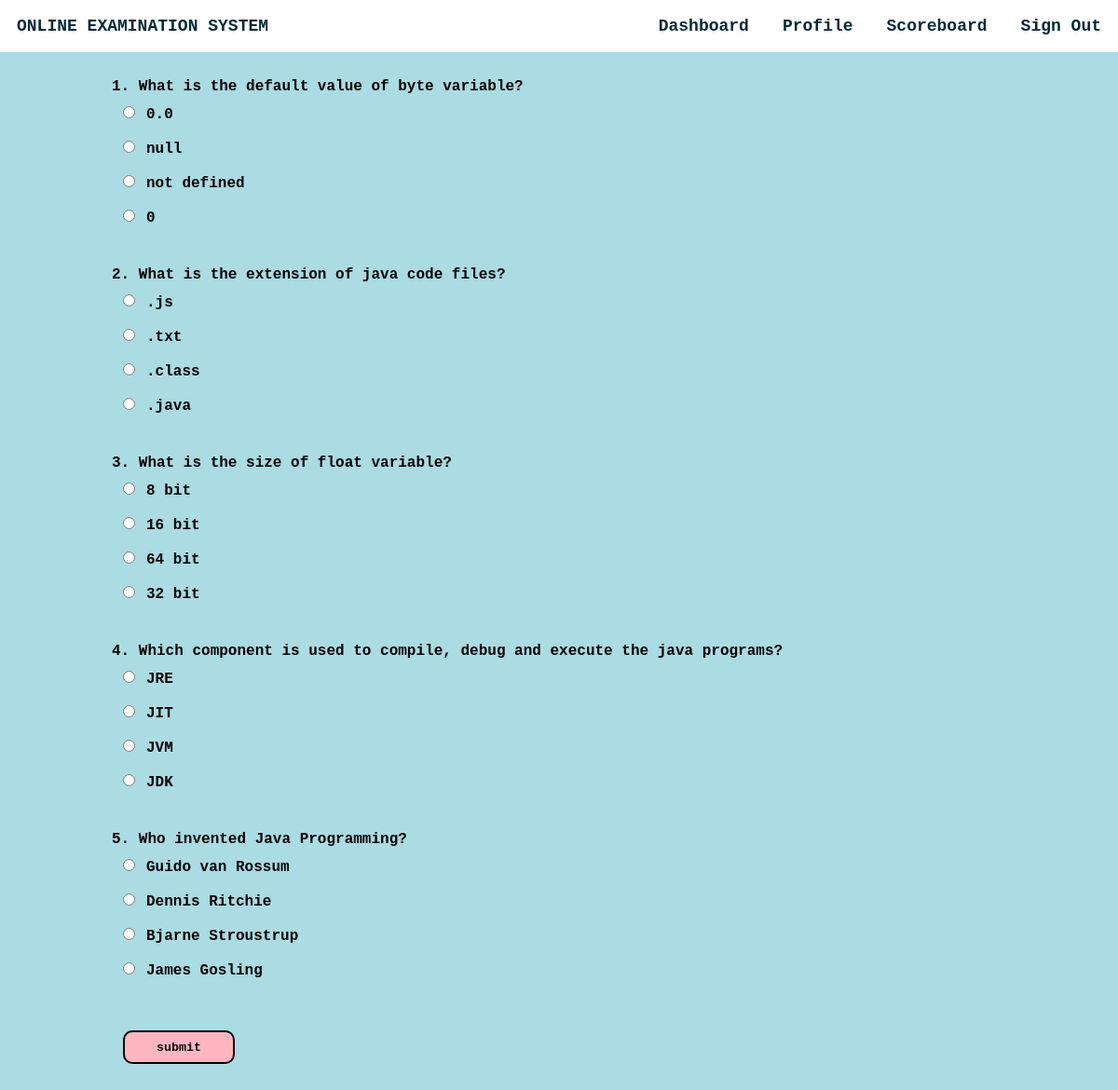
Screenshot of /takeq.php?qid=200 (signed in) with the database file from the repository.
### tables this page shows
CREATE TABLE IF NOT EXISTS `questions` (
  `qs` varchar(200) NOT NULL,
  `op1` varchar(30) NOT NULL,
  `op2` varchar(30) NOT NULL,
  `op3` varchar(30) NOT NULL,
  `answer` varchar(30) NOT NULL,
  `quizid` int(11) NOT NULL,
  UNIQUE KEY `qs` (`qs`)
);

### takeq.php (the view, shortened to what this page needs)
<html>
<head>
</head>
<?php
                $conn = mysqli_connect("localhost", "root", "", "project");if (!$conn) {
    echo "<script>alert(\"Database error retry after some time !\")</script>";
}
?>
<body style="margin: 0 !important;font-weight: bolder !important;font-family: 'Georgia', Georgia, monospace;color: #000000">
    <div style="background-color: #abdbe3;height: auto;">
        <div class="navbar" style="display: inline-flex;width: 100%;color:#042A38;position:fixed;">
            <section style="margin: 1.5vw;">ONLINE EXAMINATION SYSTEM</section>
            <ul style="display: inline-flex;padding: 0 !important;margin: 0;float: right;right: 0;position: fixed;width: 50vw;">
                <li onclick="dash()">Dashboard</li>
                <li onclick="prof()">Profile</li>
                <li onclick="score()">Scoreboard</li>
                <li onclick="lo()">Sign Out</li>
            </ul>
        </div><br><br>
        <section style="margin-top: 4vw;width:80vw;margin-left:10vw;margin-right:10vw">
        <?php
        if(isset($_GET["qid"])){
        $qid=$_GET["qid"];
            $sql ="select * from questions where quizid='{$qid}'";
            $res=mysqli_query($conn,$sql);
            if($res)
            {
                if(mysqli_num_rows($res)==0)
                {
                    echo "No questions found under this quiz please come later";
                }else{
                $i=1;
                $j=0;
                echo "<form method=\"POST\">";
                while ($row = mysqli_fetch_assoc($res)) {
                    echo $i.". ".$row["qs"]."<br>";
                    echo "<input type=\"radio\" value=\"".$j."\" name=\"ans".$i.$j."\">".$row["op1"]."<br>";
                    echo "<input type=\"radio\" value=\"".($j+1)."\" name=\"ans".$i.$j."\">".$row["op2"]."<br>";
                    echo "<input type=\"radio\" value=\"".($j+2)."\"name=\"ans".$i.$j."\">".$row["op3"]."<br>";
                    echo "<input type=\"radio\"value=\"".($j+3)."\" name=\"ans".$i.$j."\">".$row["answer"]."<br><br>";
                    $i++;
                    echo "<br>" ;
                }
                echo "<input id=\"btn\" type=\"submit\" name=\"submit\" value=\"submit\"><br><br><br>";
                echo "</form><br><br>";
            }
            }
            else
            {
                echo "error".mysqli_error($conn).".";
            }
     } ?>
        </section>
    </div>
</body>
</html>

### takeq.php (style rules this page uses)
li { margin: 1.5vw; }
ul { list-style: none; width: auto !important; }
.navbar { background-color:#fff !important; font-size: 1.5vw; }
input { margin:1vw; }
#btn { height: 3vw;width: 10vw;font-family: 'Georgia', Georgia, monospace;font-weight: bolder;border-radius: 10px;border: 2px solid black;background-color: lightpink; }

### rows the page displays
questions: qs "What is the default value of byte variable?", op1 "0.0", op2 "null", op3 "not defined", answer "0"
questions: qs "What is the extension of java code files?", op1 ".js", op2 ".txt", op3 ".class", answer ".java"
questions: qs "What is the size of float variable?", op1 "8 bit", op2 "16 bit", op3 "64 bit", answer "32 bit"
questions: qs "Which component is used to compile, debug and execute the java programs?", op1 "JRE", op2 "JIT", op3 "JVM", answer "JDK"
questions: qs "Who invented Java Programming?", op1 "Guido van Rossum", op2 "Dennis Ritchie", op3 "Bjarne Stroustrup", answer "James Gosling"
